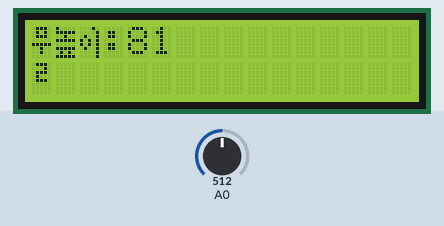
This sketch was run on a simulated Arduino Uno, built with avr-gcc and run on an emulated ATmega328P. Shown: 16×2 character LCD. Inputs (shaded band) come from the test bench; at power-on: A0 = 512.

Above: at 1.2 s.
1.3 s: A0 set to 716
At 1.9 s:
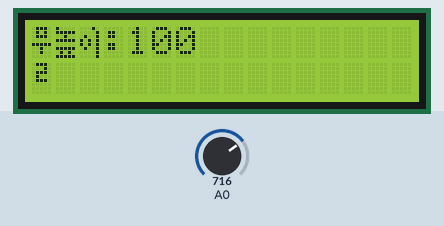
2.8 s: A0 set to 306
At 3.9 s:
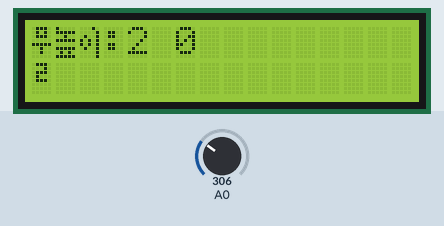
4.3 s: A0 set to 122
At 5.3 s:
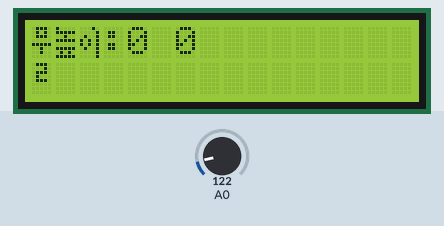
Timing chart, 0 to 7.3 s (numbered marks = the images above; inputs shaded):
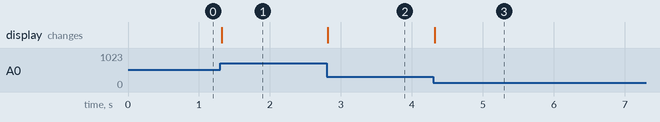

The sketch:

sketch_jul31a.ino
```cpp
#include <Wire.h>  //LCD
#include <LiquidCrystal_I2C.h> //LCD
LiquidCrystal_I2C lcd(0x27,16,2);

byte customChar1[] = {
  B01110,
  B01010,
  B01110,
  B00000,
  B11111,
  B00100,
  B00100,
  B00000
};
byte customChar2[] = {
  B01110,
  B00010,
  B01110,
  B01000,
  B01110,
  B00000,
  B00000,
  B00000
};
byte customChar3[] = {
  B10000,
  B11111,
  B00100,
  B11111,
  B00000,
  B11111,
  B01010,
  B11111
};
byte customChar4[] = {
  B00010,
  B00001,
  B01001,
  B10101,
  B10101,
  B01001,
  B00001,
  B00001
};
void setup() {

  lcd.init(); //LCD시작
  lcd.backlight();
  lcd.createChar(0, customChar1);
  lcd.createChar(1, customChar2);
  lcd.createChar(2, customChar3);
  lcd.createChar(3, customChar4);
}

void loop() {
  int sensor = analogRead(A0);

  int water = map(sensor, 300, 560, 0, 100);
  if(water<0) water = 0;
  if(water>100) water = 100;

  lcd.home();
  lcd.write(0);//무
  lcd.write(2);//높
  lcd.write(3);//이
  lcd.setCursor(0,1);
  lcd.write(1);//ㄹ

  lcd.setCursor(3,0);
  lcd.print(":");
  lcd.print(water);
  lcd.print(" ");
}
```

Measured:
- after the input at 1.3 s, the display: changes at once (image 1)
- after the input at 2.8 s, the display: changes at once (image 2)
- after the input at 4.3 s, the display: changes at once (image 3)
